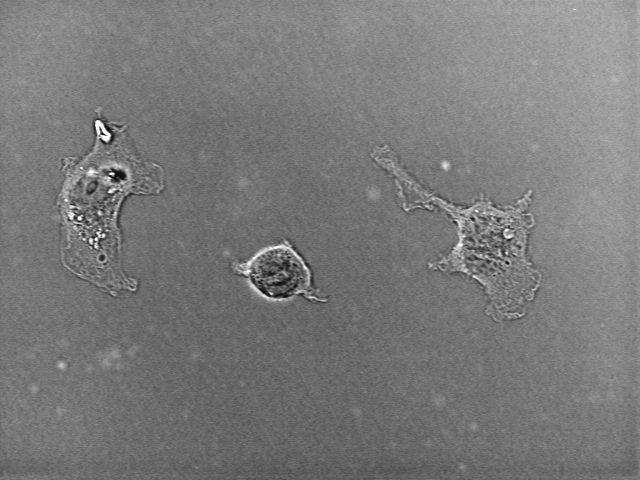
%> input picture MATLAB於影像處理的應用/IP/IP_2019(work)/4_Segmentation/Texture/textureCell.tif, 640 x 480 px
$ octave entropySeg.m   (GNU Octave 9; MATLAB toolbox functions it lacks are replaced by stand-ins)
%> lines starting %> are read from the running program, lines starting %| are printed output that depends on the picture; in (x1, y1, x2, y2) boxes, pixels count from 0 and x2, y2 are one past the last pixel; in counts of white or black regions, pixels touching at a corner belong together; the program's own positions count from 1
% Goal: To identify cells in an image based on texture

%% Read and display the image data
clc;close all;clear;imtool close all;

cells = imread('textureCell.tif');
%> cells is the input picture: size 480x640 uint8; min 8, max 254, mean 121.6
figInput = figure;
imshow(cells)
title('Original')

%% Perform texture based filtering using the entropy filter
entropyOutput = entropyfilt(cells);
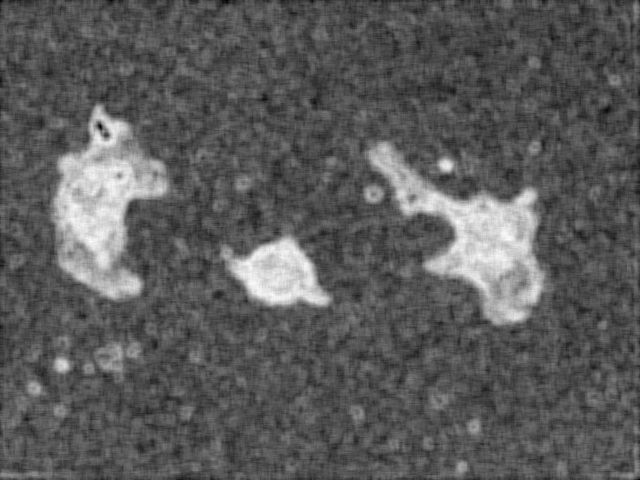
%> entropyOutput: size 480x640 double; min 3.11, max 6.17, mean 4.21; drawn with min black and max white
figure
imshow(entropyOutput,[])
title('Entropy filtered output')

%% Threshold the cells from the background of the image
entropyBW = entropyOutput > 4.7;
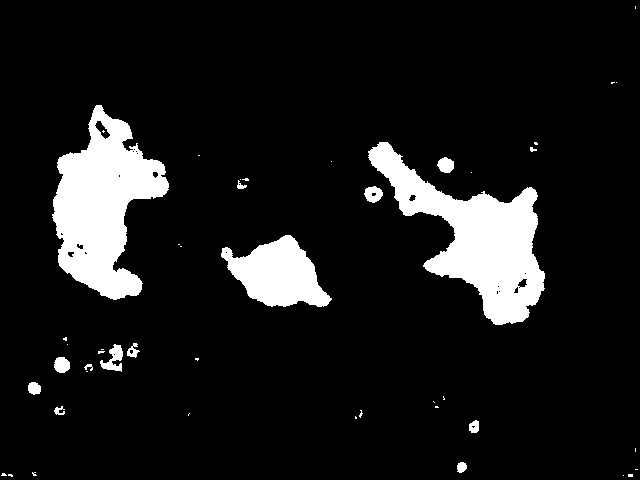
%> entropyBW: size 480x640 logical; 10.2% white; 46 white regions (31 under 20 px), largest, box (x1, y1, x2, y2) and area: (368, 142, 545, 325) 12628, (52, 105, 169, 300) 12332, (221, 235, 332, 307) 4717
figure, imshow(entropyBW);
title('Thresholded version of the image')
entropyFill = imfill(entropyBW,'holes');
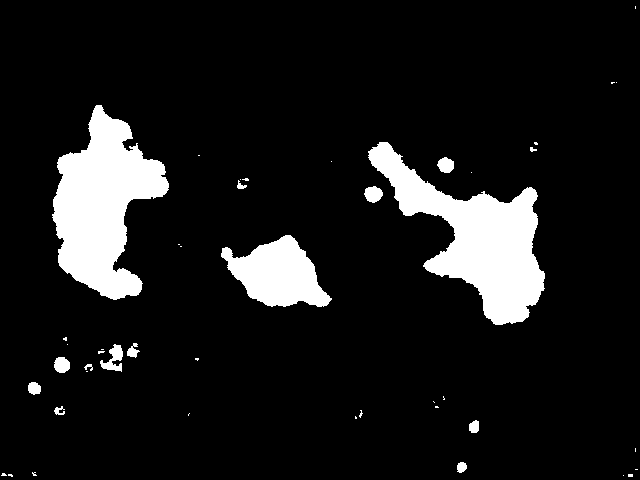
%> entropyFill: size 480x640 logical; 10.3% white; 45 white regions (30 under 20 px), largest, box (x1, y1, x2, y2) and area: (368, 142, 545, 325) 12727, (52, 105, 169, 300) 12530, (221, 235, 332, 307) 4718
figure
imshow(entropyFill);
title('Thresholded version with holes filled')

%% Remove smaller objects from the image to help identifying the cells.
% There are additional particles in the image that should not be identified
% as cells and the plan is to remove those smaller particles.
entropyBWopen = bwareaopen(entropyFill, 400);
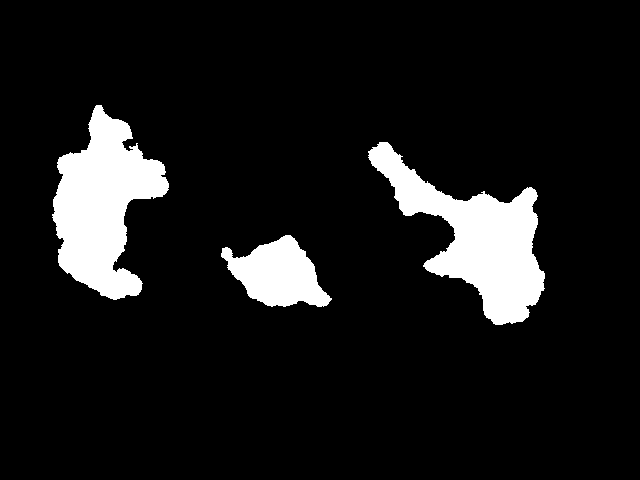
%> entropyBWopen: size 480x640 logical; 9.8% white; 3 white regions, box (x1, y1, x2, y2) and area: (368, 142, 545, 325) 12727, (52, 105, 169, 300) 12530, (221, 235, 332, 307) 4718
figure
imshow(entropyBWopen);
title('Removed smaller objects from the image')

%% Display the original image and plot the object boundaries on it
figure(figInput)
hold on
visboundaries(entropyBWopen);
title('\bfCells segmented on the basis of Entropy');
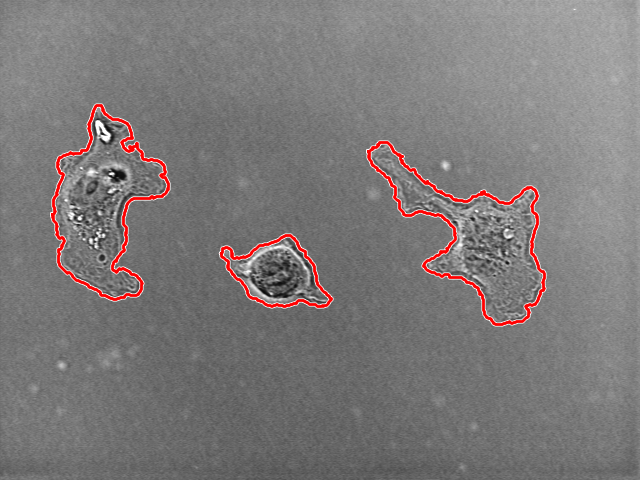
%> figure redrawn from the program's plot data; its title reads '\bfCells segmented on the basis of Entropy'
